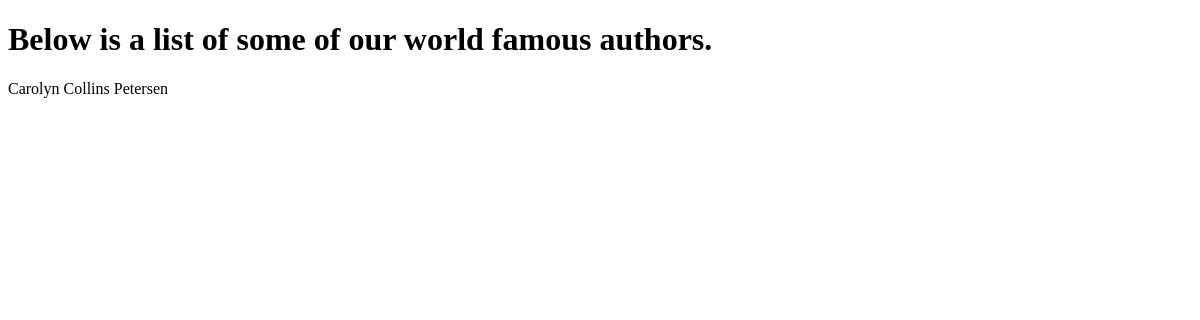
The page /library/authors/ on the database as committed earlier.
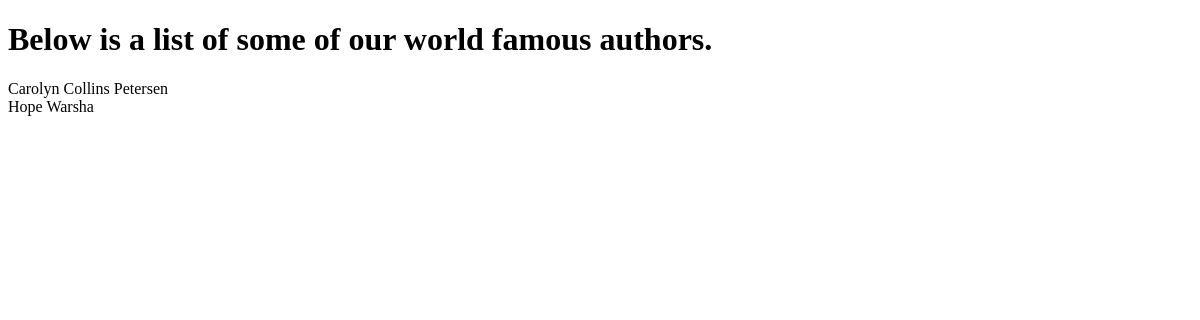
The same page on the database as committed later.
### library/models.py (models this page shows, shortened)
class Author (models.Model):
    first_name = models.CharField (max_length=50, db_index=True)
    last_name = models.CharField (max_length=50, db_index=True)
    slug = models.SlugField (max_length=200, db_index=True)
    class Meta:
        ordering = ('last_name',)
        index_together = (('id', 'slug'),)

### library/views.py (the view)
# urls.py: path('authors/', views.author_list, name='author_list')
def author_list(request):
    authors = Author.objects.all ( )
    return render (request,
                   'library/author/authorList.html',
                   {
                       'authors': authors
                   })

### library/templates/library/author/authorList.html (shortened to what this page needs)
<!DOCTYPE html>
<html lang="en">
<head>
</head>
<body>
<h1>Below is a list of some of our world famous authors. </h1>
{% for author in authors %}
    {{ author.first_name }} {{ author.last_name }}
    <br>
{%  endfor %}
</body>
</html>

Rows that differ between the two databases and show on the page:
added Author: first_name "Hope", last_name "Warsha"
